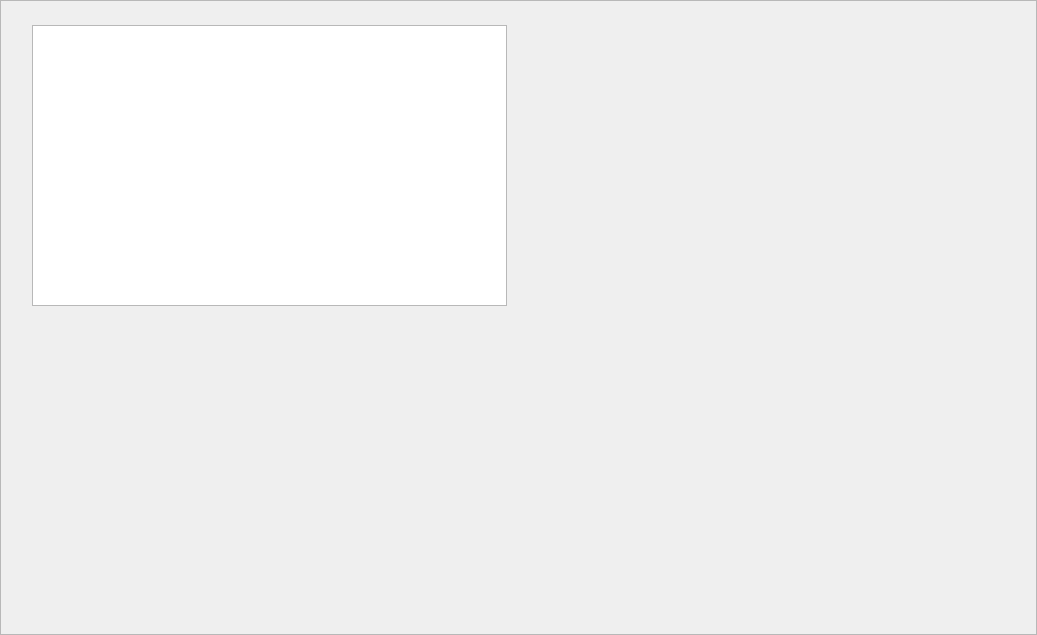
<?xml version="1.0" encoding="UTF-8"?>
<ui version="4.0">
    <class>RaptorOfficePage</class>
    <widget class="QWidget" name="RaptorOfficePage">
        <property name="geometry">
            <rect>
                <x>0</x>
                <y>0</y>
                <width>1037</width>
                <height>635</height>
            </rect>
        </property>
        <property name="windowTitle">
            <string>RaptorOfficePage</string>
        </property>
        <layout class="QVBoxLayout" name="_OfficePageLayout">
            <property name="spacing">
                <number>0</number>
            </property>
            <property name="leftMargin">
                <number>0</number>
            </property>
            <property name="topMargin">
                <number>0</number>
            </property>
            <property name="rightMargin">
                <number>0</number>
            </property>
            <property name="bottomMargin">
                <number>0</number>
            </property>
            <item>
                <widget class="QScrollArea" name="_ScrollArea">
                    <property name="widgetResizable">
                        <bool>true</bool>
                    </property>
                    <widget class="QWidget" name="_Body">
                        <property name="geometry">
                            <rect>
                                <x>0</x>
                                <y>0</y>
                                <width>1035</width>
                                <height>633</height>
                            </rect>
                        </property>
                        <layout class="QHBoxLayout" name="_WrapperHLayout">
                            <property name="spacing">
                                <number>12</number>
                            </property>
                            <property name="leftMargin">
                                <number>0</number>
                            </property>
                            <property name="topMargin">
                                <number>0</number>
                            </property>
                            <property name="rightMargin">
                                <number>0</number>
                            </property>
                            <property name="bottomMargin">
                                <number>0</number>
                            </property>
                            <item>
                                <widget class="QWidget" name="_OfficePanel" native="true">
                                    <property name="minimumSize">
                                        <size>
                                            <width>100</width>
                                            <height>0</height>
                                        </size>
                                    </property>
                                    <layout class="QGridLayout" name="_VideoPanelLayout">
                                        <property name="leftMargin">
                                            <number>0</number>
                                        </property>
                                        <property name="topMargin">
                                            <number>12</number>
                                        </property>
                                        <property name="rightMargin">
                                            <number>0</number>
                                        </property>
                                        <property name="bottomMargin">
                                            <number>12</number>
                                        </property>
                                        <property name="spacing">
                                            <number>12</number>
                                        </property>
                                        <item row="0" column="1">
                                            <widget class="QWidget" name="_EnginePanel" native="true">
                                                <layout class="QHBoxLayout" name="_EnginePanelLayout" stretch="9">
                                                    <property name="spacing">
                                                        <number>12</number>
                                                    </property>
                                                    <property name="leftMargin">
                                                        <number>12</number>
                                                    </property>
                                                    <property name="topMargin">
                                                        <number>12</number>
                                                    </property>
                                                    <property name="rightMargin">
                                                        <number>12</number>
                                                    </property>
                                                    <property name="bottomMargin">
                                                        <number>12</number>
                                                    </property>
                                                    <item>
                                                        <widget class="QTableView" name="_EngineView">
                                                            <property name="minimumSize">
                                                                <size>
                                                                    <width>0</width>
                                                                    <height>200</height>
                                                                </size>
                                                            </property>
                                                        </widget>
                                                    </item>
                                                </layout>
                                            </widget>
                                        </item>
                                        <item row="0" column="0">
                                            <widget class="QLabel" name="_EngineTip">
                                                <property name="minimumSize">
                                                    <size>
                                                        <width>0</width>
                                                        <height>26</height>
                                                    </size>
                                                </property>
                                                <property name="maximumSize">
                                                    <size>
                                                        <width>16777215</width>
                                                        <height>16777215</height>
                                                    </size>
                                                </property>
                                                <property name="text">
                                                    <string/>
                                                </property>
                                                <property name="alignment">
                                                    <set>Qt::AlignRight|Qt::AlignTop|Qt::AlignTrailing</set>
                                                </property>
                                            </widget>
                                        </item>
                                        <item row="3" column="1">
                                            <spacer name="_OfficePanelSpacer">
                                                <property name="orientation">
                                                    <enum>Qt::Vertical</enum>
                                                </property>
                                                <property name="sizeHint" stdset="0">
                                                    <size>
                                                        <width>20</width>
                                                        <height>40</height>
                                                    </size>
                                                </property>
                                            </spacer>
                                        </item>
                                    </layout>
                                </widget>
                            </item>
                            <item>
                                <spacer name="_BodySpacer">
                                    <property name="orientation">
                                        <enum>Qt::Horizontal</enum>
                                    </property>
                                    <property name="sizeHint" stdset="0">
                                        <size>
                                            <width>466</width>
                                            <height>20</height>
                                        </size>
                                    </property>
                                </spacer>
                            </item>
                        </layout>
                    </widget>
                </widget>
            </item>
        </layout>
    </widget>
    <resources/>
    <connections/>
</ui>
